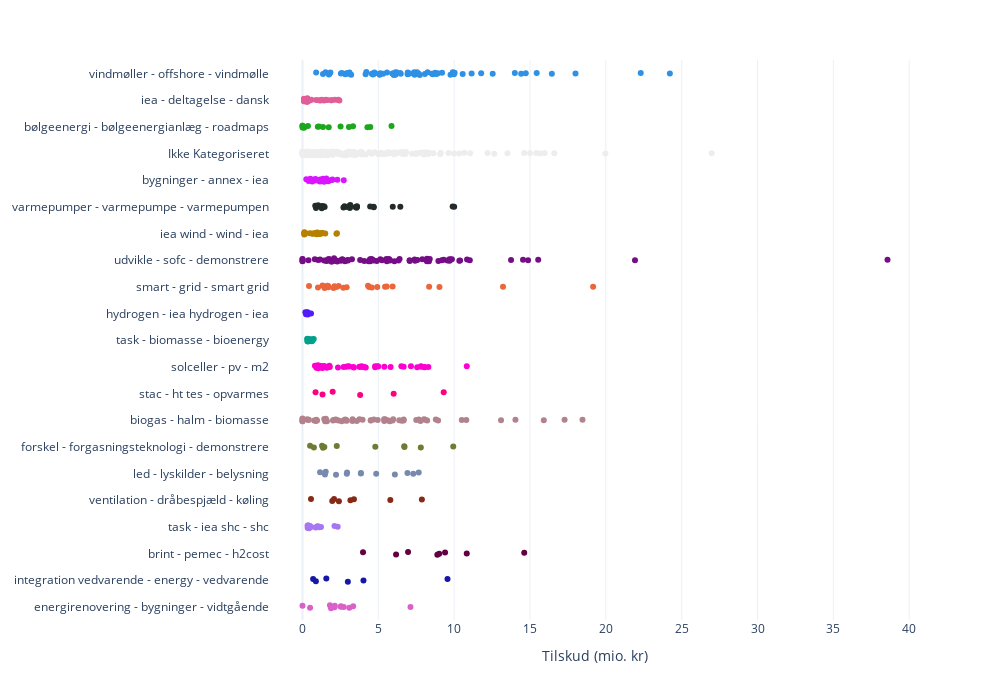

Notebook cell for this chart:
### Code cell
temp = df_out.rename(columns={
    'topics_name': 'Navn på emne',
    'Subsidy_total': 'Tilskud'
})

fig = px.strip(
    temp,
    y='Navn på emne',
    x='Tilskud',
    color='Navn på emne',
    stripmode='overlay',
    hover_data=['text_br','Bevillingsår','Fælles overordnet teknologiområde','Ansvarlig virksomhed','Fokusområder EUDP'], 
    width=1000, 
    height=700,
    color_discrete_map=color_dict,
    template='plotly_white', 
)
fig.update_layout(
    showlegend=False,
    xaxis_title='Tilskud (mio. kr)',
    yaxis_title=None
)

fig.show()
